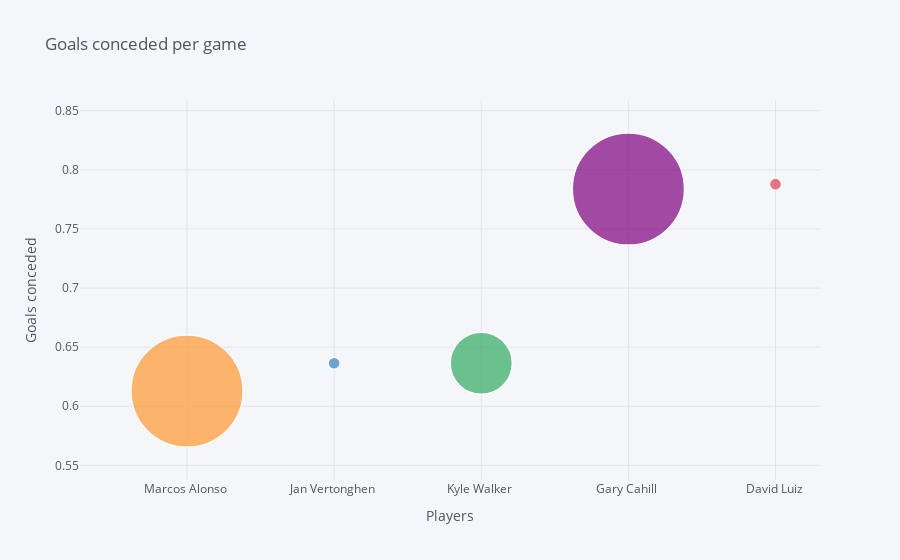

Notebook code cell kept with this figure:
### Code cell
def17 = prem17[prem17['Position']=='Defender']

def_stats17 = def17[def17['Appearances']>30]

def_stats17['Conceded Per Game'] = def_stats17['Goals conceded']/def_stats17['Appearances']

least_conceded17 = def_stats17.nsmallest(5, 'Conceded Per Game')

least_conceded17.iplot(kind='bubble', x='Name', y='Conceded Per Game', size='Clean sheets', title='Goals conceded per game', xTitle='Players', yTitle='Goals conceded')

### Figure 1 — Plotly figure (JSON) as saved in the notebook; plotly's stock layout.template omitted (floating-point values rounded to 4 significant figures)
{"data": [{"marker": {"color": ["rgb(255, 153, 51)", "rgb(55, 128, 191)", "rgb(50, 171, 96)", "rgb(128, 0, 128)", "rgb(219, 64, 82)", "rgb(0, 128, 128)", "rgb(255, 255, 51)", "rgb(128, 128, 0)", "rgb(251, 128, 114)", "rgb(128, 177, 211)"], "line": {"width": 1.3}, "size": [112, 12, 62, 112, 12], "symbol": "circle"}, "mode": "markers", "text": "", "type": "scatter", "x": ["Marcos Alonso ", "Jan Vertonghen ", "Kyle Walker ", "Gary Cahill ", "David Luiz "], "y": [0.6129, 0.6364, 0.6364, 0.7838, 0.7879]}], "layout": {"legend": {"bgcolor": "#F5F6F9", "font": {"color": "#4D5663"}}, "paper_bgcolor": "#F5F6F9", "plot_bgcolor": "#F5F6F9", "title": {"font": {"color": "#4D5663"}, "text": "Goals conceded per game"}, "xaxis": {"gridcolor": "#E1E5ED", "showgrid": true, "tickfont": {"color": "#4D5663"}, "title": {"font": {"color": "#4D5663"}, "text": "Players"}, "zerolinecolor": "#E1E5ED"}, "yaxis": {"gridcolor": "#E1E5ED", "showgrid": true, "tickfont": {"color": "#4D5663"}, "title": {"font": {"color": "#4D5663"}, "text": "Goals conceded"}, "zerolinecolor": "#E1E5ED"}}}
